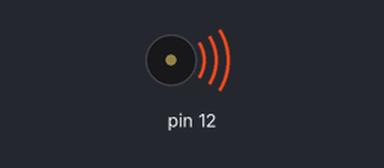
Simulated run of this sketch. Board: Arduino Uno, built with avr-gcc and run on an emulated ATmega328P. On the bench: buzzer (waves = sounding).

Above: at 0.15 s.
At 3.7 s:
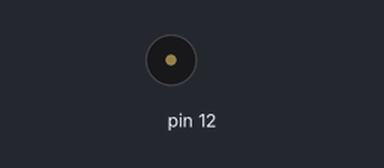
Timing chart, 0 to 6.6 s (numbered marks = the images above):
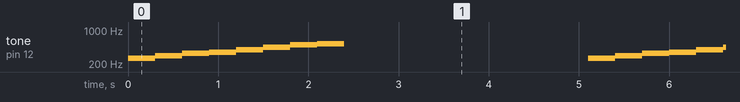

The sketch:

onnkai_1.ino
```cpp
/*音階を出すプログラムなのでここから音を組み合わせて作曲しよう！！！*/

#define BEAT 300
void setup() {
  // put your setup code here, to run once:
   pinMode(12,OUTPUT);
}

void loop() {
  // put your main code here, to run repeatedly:
  tone(12,262,BEAT);//ド
  delay(BEAT);
  tone(12,294,BEAT);//レ
  delay(BEAT);
  tone(12,330,BEAT);//ミ
  delay(BEAT);
  tone(12,349,BEAT);//ファ
  delay(BEAT);
  tone(12,392,BEAT);//ソ
  delay(BEAT);
  tone(12,440,BEAT);//ラ
  delay(BEAT);
  tone(12,494,BEAT);//シ
  delay(BEAT);
  tone(12,523,BEAT);//ド
  delay(3000);//3秒ディレイ
}
```

Measured:
- by itself, tone on pin 12: repeats every 5.1 s: 294 Hz 0.30 s, 330 Hz 0.30 s, 349 Hz 0.30 s, 392 Hz 0.30 s, 440 Hz 0.30 s, 494 Hz 0.30 s, 523 Hz 0.30 s, silent 2.7 s, 262 Hz 0.30 s
